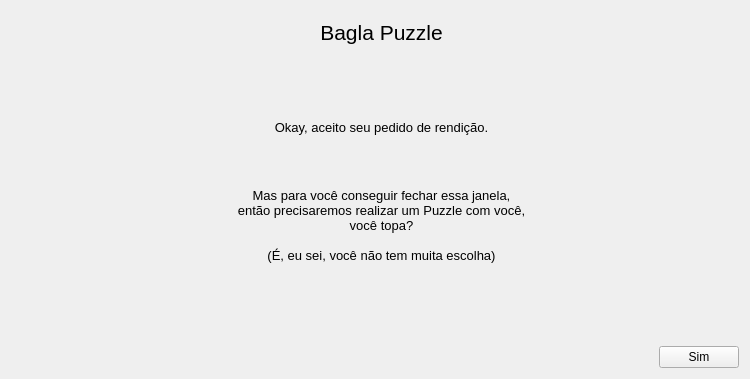
<?xml version="1.0" encoding="UTF-8"?>
<ui version="4.0">
 <class>SegundaJanela</class>
 <widget class="QWidget" name="SegundaJanela">
  <property name="geometry">
   <rect>
    <x>0</x>
    <y>0</y>
    <width>750</width>
    <height>379</height>
   </rect>
  </property>
  <property name="minimumSize">
   <size>
    <width>750</width>
    <height>261</height>
   </size>
  </property>
  <property name="maximumSize">
   <size>
    <width>750</width>
    <height>158693</height>
   </size>
  </property>
  <property name="focusPolicy">
   <enum>Qt::NoFocus</enum>
  </property>
  <property name="windowTitle">
   <string>Aqui é bagla!</string>
  </property>
  <property name="windowIcon">
   <iconset resource="Imagens/Resource.qrc">
    <normaloff>:/newPrefix/bagla.ico</normaloff>:/newPrefix/bagla.ico</iconset>
  </property>
  <layout class="QGridLayout" name="gridLayout_2">
   <item row="1" column="1">
    <spacer name="horizontalSpacer">
     <property name="orientation">
      <enum>Qt::Horizontal</enum>
     </property>
     <property name="sizeHint" stdset="0">
      <size>
       <width>40</width>
       <height>20</height>
      </size>
     </property>
    </spacer>
   </item>
   <item row="0" column="1" colspan="2">
    <widget class="QWidget" name="widget" native="true">
     <layout class="QGridLayout" name="gridLayout">
      <item row="3" column="0">
       <spacer name="verticalSpacer">
        <property name="orientation">
         <enum>Qt::Vertical</enum>
        </property>
        <property name="sizeHint" stdset="0">
         <size>
          <width>20</width>
          <height>40</height>
         </size>
        </property>
       </spacer>
      </item>
      <item row="1" column="0">
       <spacer name="verticalSpacer_2">
        <property name="orientation">
         <enum>Qt::Vertical</enum>
        </property>
        <property name="sizeHint" stdset="0">
         <size>
          <width>20</width>
          <height>40</height>
         </size>
        </property>
       </spacer>
      </item>
      <item row="2" column="0">
       <widget class="QLabel" name="labelTexto">
        <property name="text">
         <string>&lt;html&gt;&lt;head/&gt;&lt;body&gt;&lt;p align=&quot;center&quot;&gt;&lt;span style=&quot; font-size:10pt;&quot;&gt;Okay, aceito seu pedido de rendição.&lt;/span&gt;&lt;/p&gt;&lt;p align=&quot;center&quot;&gt;&lt;span style=&quot; font-size:10pt;&quot;&gt;&lt;br/&gt;&lt;/span&gt;&lt;/p&gt;&lt;p align=&quot;center&quot;&gt;&lt;span style=&quot; font-size:10pt;&quot;&gt;Mas para você conseguir fechar essa janela, &lt;br/&gt;então precisaremos realizar um Puzzle com você, &lt;br/&gt;você topa? &lt;br/&gt;&lt;br/&gt;(É, eu sei, você não tem muita escolha)&lt;/span&gt;&lt;/p&gt;&lt;/body&gt;&lt;/html&gt;</string>
        </property>
        <property name="alignment">
         <set>Qt::AlignHCenter|Qt::AlignTop</set>
        </property>
       </widget>
      </item>
      <item row="0" column="0">
       <widget class="QLabel" name="labelTitulo">
        <property name="text">
         <string>&lt;html&gt;&lt;head/&gt;&lt;body&gt;&lt;p&gt;&lt;span style=&quot; font-size:16pt;&quot;&gt;Bagla Puzzle&lt;/span&gt;&lt;/p&gt;&lt;/body&gt;&lt;/html&gt;</string>
        </property>
        <property name="alignment">
         <set>Qt::AlignHCenter|Qt::AlignTop</set>
        </property>
       </widget>
      </item>
     </layout>
    </widget>
   </item>
   <item row="0" column="0">
    <widget class="QLabel" name="ImagemBagla">
     <property name="text">
      <string/>
     </property>
     <property name="pixmap">
      <pixmap resource="Imagens/Resource.qrc">:/newPrefix/bagla.png</pixmap>
     </property>
     <property name="scaledContents">
      <bool>false</bool>
     </property>
    </widget>
   </item>
   <item row="1" column="2">
    <widget class="QPushButton" name="botaoSim">
     <property name="text">
      <string>Sim</string>
     </property>
    </widget>
   </item>
  </layout>
 </widget>
 <resources>
  <include location="Imagens/Resource.qrc"/>
  <include location="Imagens/Resource.qrc"/>
 </resources>
 <connections/>
</ui>
